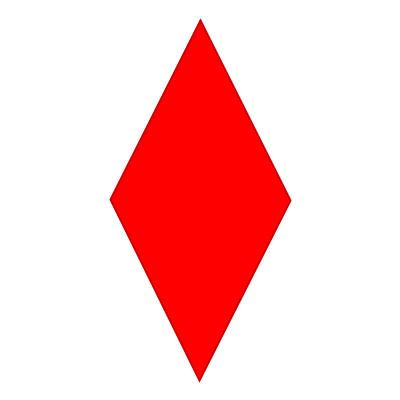
Frame 1 (no input)
Frame 60 (the mouse pressed at the canvas centre just before this capture): identical to frame 1, image omitted
Frame 120 (the mouse held since frame 60 and released just before this capture): identical to frame 1, image omitted

The Processing sketch that drew this single still picture (run headless with seeded random() and noise(); from frame 60 on, the mouse is pressed at the canvas centre):

// Processing sketch: hisigata
// ── hisigata.pde
int R; //ひし形の大きさ調整用

void setup() {
  size(400, 400);
  background(255);
}

void draw() {
  background(255);

  
  //ひし形
  noFill();
  strokeWeight(2);
  stroke(200, 0, 0);
  fill(#ff0000);

  pushMatrix();
  translate(width/2, height/2);
  beginShape();
  for (int i = 0; i < 4; i++) {
    if (i % 2 == 0) {
      R = 90;
    } else {
      R = 180;
    }
    vertex(R*cos(radians(90*i)), R*sin(radians(90*i)));
  }
  endShape(CLOSE);
  popMatrix();
}
